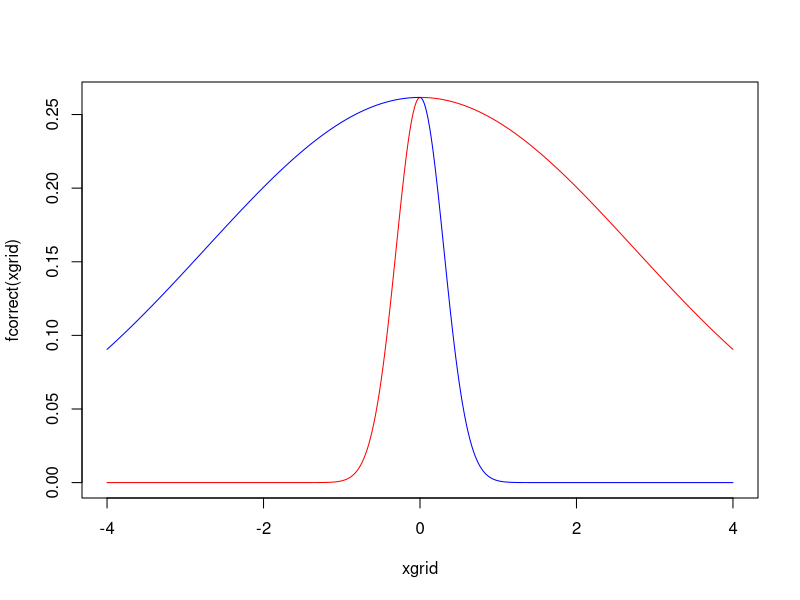
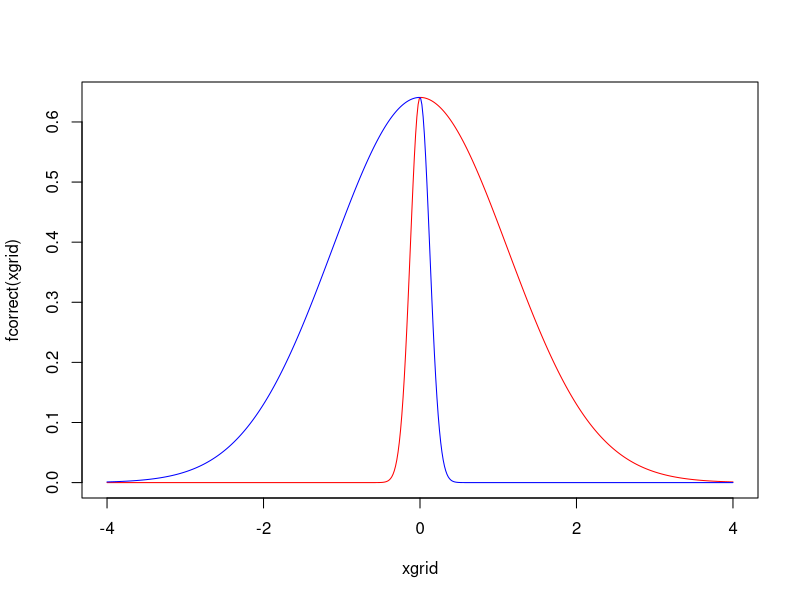
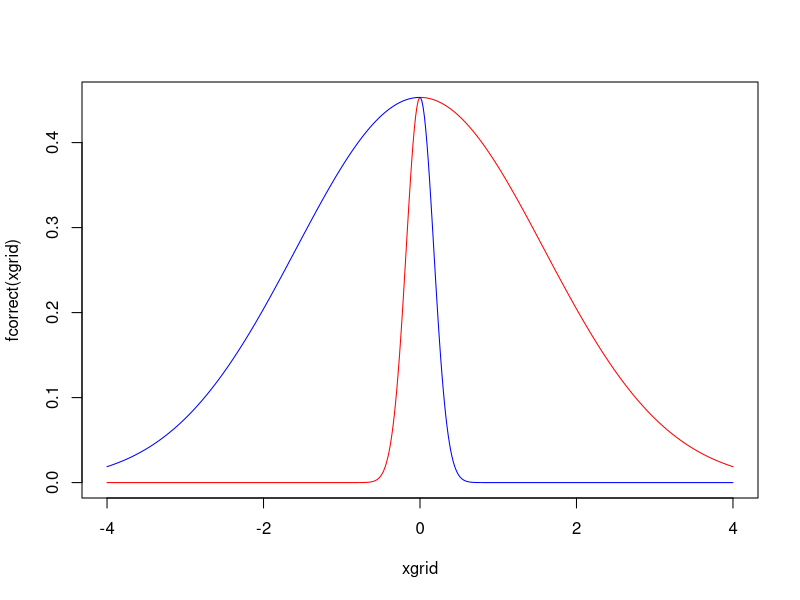
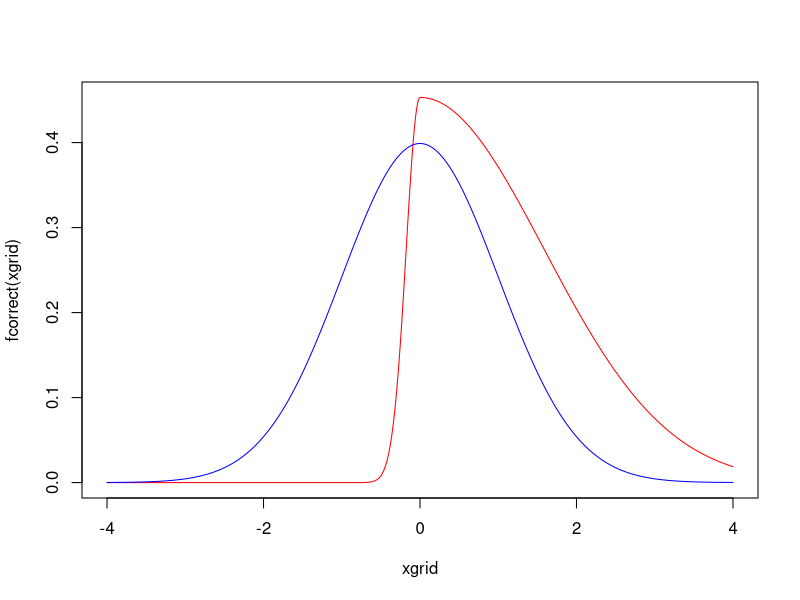
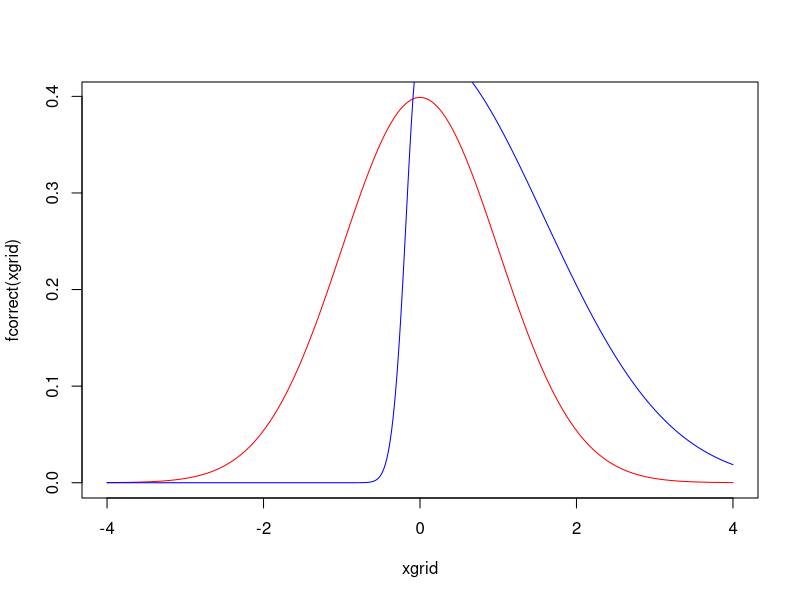
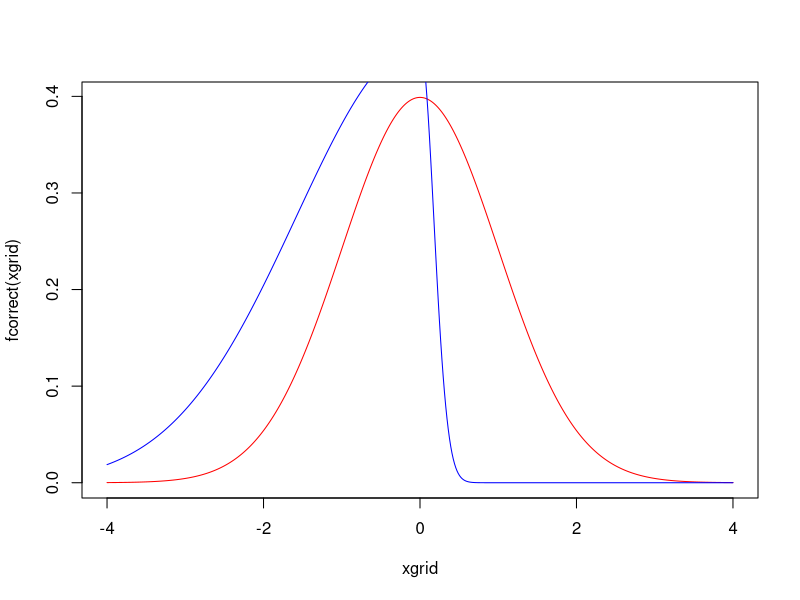
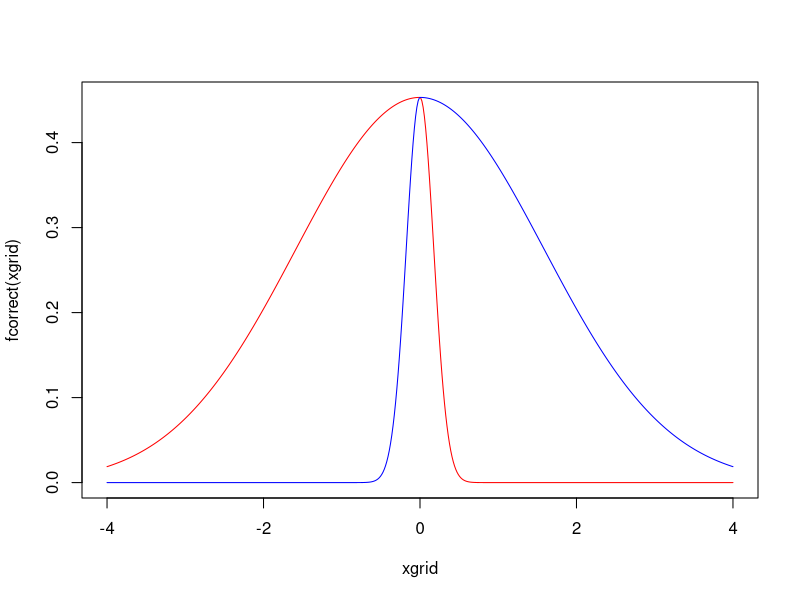
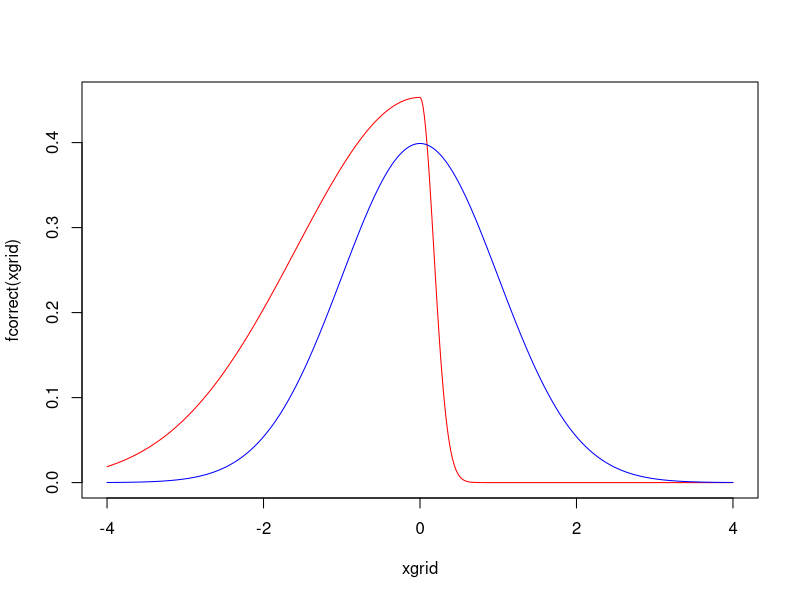

These charts were generated, in order, by the following R code:

rm(list = ls())
qlist<-rep(c(.1,.1, .1, .1, .5, .5, .9, .9),2) 
qlistfalse<-c(qlist[1:8], .9, .9, .9, .5, .1, .9, .1, .5)

varlist=rep(c(3, .5, 1,1,1,1,1,1),2)
varlistfalse=rep(c(3, .5, 1,1,1,1,1,1),2)


neg_2_cor<-c()
neg_2_inc<-c()
pos_2_cor<-c()
pos_2_inc<-c()

#meanu=c(0)
#std=c(1)

treat_list<-c()
tau_est_list<-c()
n=25000
N=25000
mc=10000

for (i in 9:length(qlist)){
  b0=function(x1,x2,x3,x4,x5,x6,x7,x8){
    val = -1.75 + x5 + x1*sin(2*x6)
    return(val)
  }
  
  b1=function(x1,x2,x3,x4,x5,x6,x7,x8){
    val = 1.5 + b0(x1,x2,x3,x4,x5,x6,x7,x8)
    return(val)
  }
  
  
  g=function(x1,x2,x3,x4,x5,x6,x7,x8){
    val= 0.25 + 0.5*b0(x1,x2,x3,x4,x5,x6,x7,x8) + x2
    return(val)
  }
  set.seed(12345)
  a = 2
  x1 = runif(n,-a,a)
  x2 = runif(n,-a,a)
  x3 = runif(n,-a,a)
  x4 = runif(n,-a,a)
  x5 = runif(n,-a,a)
  x6 = runif(n,-a,a)
  x7 = runif(n,-a,a)
  x8 = runif(n,-a,a)
  

  
  ####given q and variance, find the sig we need####
  q=qlist[[i]]
  var=varlist[[i]]
  a=0.3633802
  b=0.7978846
  varexp=(1-q)*a*((1-q)/q)^2 + q*a + (b*(1 + (1-q)/q))^2*q*(1-q)
  
  sig<-sqrt(var/varexp)
  
  a=0.3633802
  b=0.7978846

  varexp=(1-q)*a*((1-q)/q)^2 + q*a + (b*(1 + (1-q)/q))^2*q*(1-q)
  ####given the false q and the false variance, find the false s parameter####
  qfalse=qlistfalse[[i]]
  varfalse=varlistfalse[[i]]
  a=0.3633802
  b=0.7978846
  varexpfalse=(1-qfalse)*a*((1-qfalse)/qfalse)^2 + qfalse*a + (b*(1 + (1-qfalse)/qfalse))^2*qfalse*(1-qfalse)
  
  sigfalse<-sqrt(varfalse/varexpfalse)
  
  
  
  ind = rbinom(n,1,q)
  u = rep(NA,n)
  
  
  
  library(truncnorm)
  u[ind==1] = rtruncnorm(sum(ind==1),a = -Inf, b = 0, sd = sig)
  u[ind==0] = rtruncnorm(sum(ind==0),a = 0, b = +Inf,sd = sig*(1-q)/q)  #prob 1-q over 0, 1/s and s cancel
  
  
  G = rbinom(n, 1,pnorm(g(x1,x2,x3,x4,x5,x6,x7,x8) + u))
  B = rep(NA,n)
  
  B[G == 1] = rbinom(sum(G==1),1, pnorm(b1(x1,x2,x3,x4,x5,x6,x7,x8)[G == 1] + u[G == 1]))
  B[G ==0] = rbinom(sum(G==0),1,pnorm(b0(x1,x2,x3,x4,x5,x6,x7,x8)[G == 0] + u[G == 0]))
  B1=pnorm(b1(x1,x2,x3,x4,x5,x6,x7,x8) + u)
  B0=pnorm(b0(x1,x2,x3,x4,x5,x6,x7,x8) + u)
  B0prime=pnorm(b0(x1,x2,x3,x4,x5,x6,x7,x8) )
  #  G1=pnorm(g(x1,x2,x3,x4,x5,x6,x7,x8) + u)
  print(table(B,G))

  
  fcorrect=function(u){
    val = rep(NA, length(u))
    val[u < 0] = 2*q*dnorm(u[u<0], sd = sig)
    val[u>0] = 2*(1-q)*dnorm(u[u>0],0,sd = sig*(1-q)/q)
    return(val)
  }
  f=function(u){
    val = rep(NA, length(u))
    val[u < 0] = 2*qfalse*dnorm(u[u<0], sd = sigfalse)
    val[u>0] = 2*(1-qfalse)*dnorm(u[u>0],0,sd = sigfalse*(1-qfalse)/qfalse)
    return(val)
  }
  print(q)
  ind = rbinom(mc,1,q)
  x = rep(NA,mc)
 
  library(truncnorm)

  x[ind==1] = rtruncnorm(sum(ind==1),a = -Inf, b = 0, sd = sig)
  x[ind==0] = rtruncnorm(sum(ind==0),a = 0, b = +Inf,sd = sig*(1-q)/q)  #prob 1-q over 0, 1/s and s cancel
  
  print(qfalse)
  indfalse = rbinom(mc,1,qfalse)
  xfalse = rep(NA,mc)
  
  library(truncnorm)
  xfalse[indfalse==1] = rtruncnorm(sum(indfalse==1),a = -Inf, b = 0, sd = sigfalse)
  xfalse[indfalse==0] = rtruncnorm(sum(indfalse==0),a = 0, b = +Inf,
                              sd = sigfalse*(1-qfalse)/qfalse)  #prob 1-q over 0, 1/s and s cancel

####double check
  print(paste0('true variance of f correct should be ', var, 'mc generated is ', var(x)))
  print(paste0('true variance of f incorrect should be ', var, 'mc generated is ', var(xfalse)))
  var(xfalse)
  ecdf_cor=ecdf(x)
  ecdf_incor=ecdf(xfalse)
  neg_2_cor[[i]]=ecdf_cor(-2)
  neg_2_inc[[i]]=ecdf_incor(-2)
  pos_2_cor[[i]]=ecdf_cor(2)
  pos_2_inc[[i]]=ecdf_incor(2)

  xgrid = seq(-4,4,length.out = 500)
  plot(xgrid,fcorrect(xgrid), type='l', col='red')
  lines(xgrid, f(xgrid), col='blue', legend=T)
  
  print(i)
}
